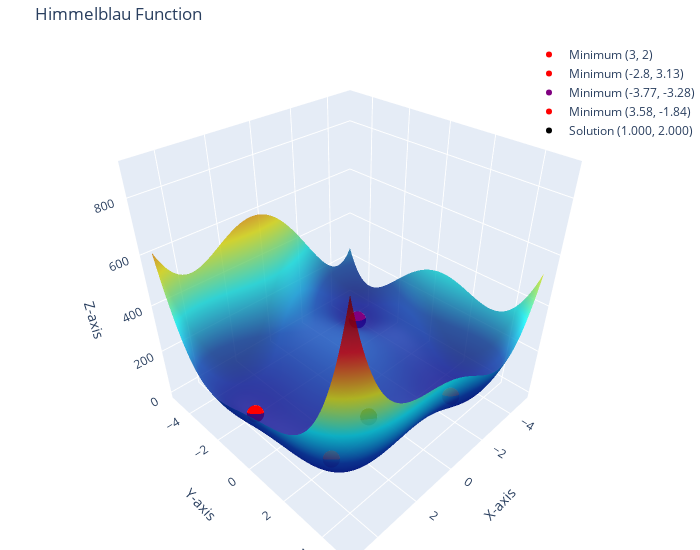

Notebook cell for this chart:
### Markdown cell above
## **Visual test**

### Code cell
def himmelblau_test(x, y):
    return (x**2 + y - 11)**2 + (x + y**2 - 7)**2

def plot_himmelblau(solution: list[float,float]):
    # grid of points
    x = np.linspace(-5, 5, 100)
    y = np.linspace(-5, 5, 100)
    X, Y = np.meshgrid(x, y)
    Z = himmelblau_test(X, Y)

    # Create the surface plot
    fig = go.Figure(data=[go.Surface(z=Z, x=X, y=Y, colorscale='Jet', showscale=False, opacity=0.8)])

    global_minima = [(3, 2), (-2.80, 3.13), (-3.77, -3.28), (3.58, -1.84)]
    for i, minimum in enumerate(global_minima): # plot minimum points
        x, y = minimum
        z = himmelblau_test(x, y)
        color = "purple" if i == 2 else "red"
        fig.add_trace(go.Scatter3d(
            x=[x], y=[y], z=[z],
            mode='markers',
            marker=dict(size=6, color=color, symbol='circle'),
            name=f'Minimum ({x}, {y})'
        ))

    # solution
    sol_x, sol_y = solution
    sol_z = himmelblau_test(sol_x, sol_y)  # Compute the Z-value for the solution
    fig.add_trace(go.Scatter3d(
        x=[sol_x], y=[sol_y], z=[sol_z],
        mode='markers',
        marker=dict(size=6, color="black", symbol='circle'),
        name=f'Solution ({sol_x:.3f}, {sol_y:.3f})'
    ))

    # Update layout
    fig.update_layout(
        title='Himmelblau Function',
        scene=dict(
            xaxis_title='X-axis',
            yaxis_title='Y-axis',
            zaxis_title='Z-axis'
        ),
        margin=dict(l=0, r=0, b=0, t=40),  # Adjust margins for better fit
        width=700,
        height=550,
        showlegend=True,
        legend=dict(
            x=1,
            y=1,
            xanchor='right',
            yanchor='top'
        )
    )

    fig.show()
# -----------------------------------------------
plot_himmelblau([1.0, 2.0])

### Figure 1 — Plotly figure (JSON) as saved in the notebook; plotly's stock layout.template omitted (floating-point values rounded to 4 significant figures; data arrays with more than 128 entries replaced by an {"elided": "..."} marker saying what was removed)
{"data": [{"colorscale": [[0, "rgb(0,0,131)"], [0.2, "rgb(0,60,170)"], [0.4, "rgb(5,255,255)"], [0.6, "rgb(255,255,0)"], [0.8, "rgb(250,0,0)"], [1, "rgb(128,0,0)"]], "opacity": 0.8, "showscale": false, "type": "surface", "x": {"elided": "100x100 float values"}, "y": {"elided": "100x100 float values"}, "z": {"elided": "100x100 float values"}}, {"marker": {"color": "red", "size": 6, "symbol": "circle"}, "mode": "markers", "name": "Minimum (3, 2)", "type": "scatter3d", "x": [3], "y": [2], "z": [0]}, {"marker": {"color": "red", "size": 6, "symbol": "circle"}, "mode": "markers", "name": "Minimum (-2.8, 3.13)", "type": "scatter3d", "x": [-2.8], "y": [3.13], "z": [0.0009096]}, {"marker": {"color": "purple", "size": 6, "symbol": "circle"}, "mode": "markers", "name": "Minimum (-3.77, -3.28)", "type": "scatter3d", "x": [-3.77], "y": [-3.28], "z": [0.004637]}, {"marker": {"color": "red", "size": 6, "symbol": "circle"}, "mode": "markers", "name": "Minimum (3.58, -1.84)", "type": "scatter3d", "x": [3.58], "y": [-1.84], "z": [0.00174]}, {"marker": {"color": "black", "size": 6, "symbol": "circle"}, "mode": "markers", "name": "Solution (1.000, 2.000)", "type": "scatter3d", "x": [1], "y": [2], "z": [68]}], "layout": {"height": 550, "legend": {"x": 1, "xanchor": "right", "y": 1, "yanchor": "top"}, "margin": {"b": 0, "l": 0, "r": 0, "t": 40}, "scene": {"xaxis": {"title": {"text": "X-axis"}}, "yaxis": {"title": {"text": "Y-axis"}}, "zaxis": {"title": {"text": "Z-axis"}}}, "showlegend": true, "title": {"text": "Himmelblau Function"}, "width": 700}}
